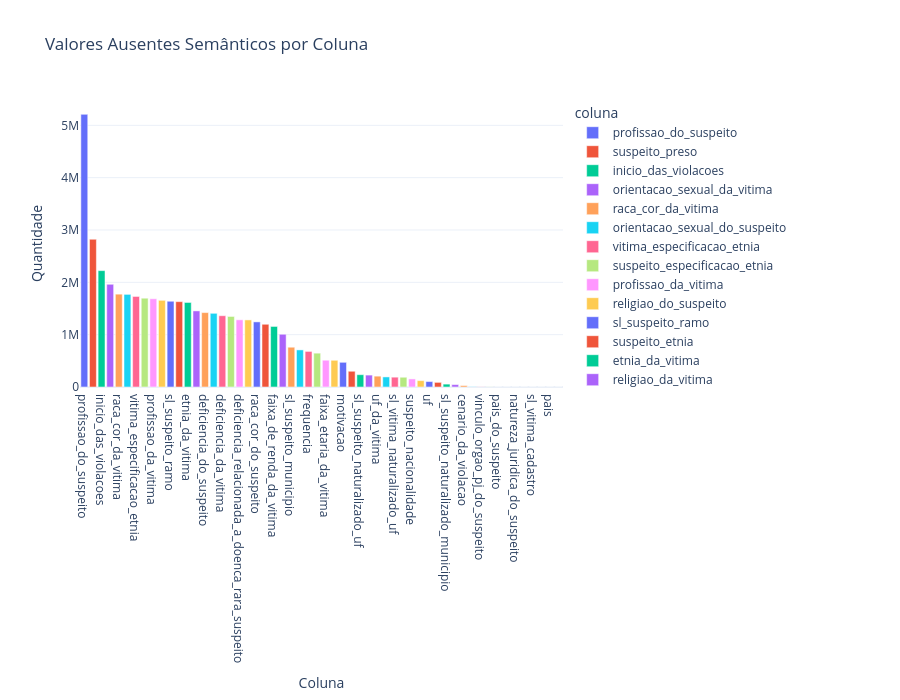

Notebook code cell kept with this figure:
### Code cell
fig = px.bar(
    result_df,
    x="coluna",
    y="missing_semantico",
    title="Valores Ausentes Semânticos por Coluna",
    color="coluna"
    # text="missing_semantico"
)

fig.update_layout(
    xaxis_title="Coluna",
    yaxis_title="Proporção" if normalize else "Quantidade",
    height=700
)

fig.show()

### Figure 1 — Plotly figure (JSON) as saved in the notebook; plotly's stock layout.template omitted (floating-point values rounded to 4 significant figures)
{"data": [{"hovertemplate": "coluna=%{x}<br>missing_semantico=%{y}<extra></extra>", "legendgroup": "profissao_do_suspeito", "marker": {"color": "#636efa", "pattern": {"shape": ""}}, "name": "profissao_do_suspeito", "orientation": "v", "showlegend": true, "textposition": "auto", "type": "bar", "x": ["profissao_do_suspeito"], "xaxis": "x", "y": [5209555], "yaxis": "y"}, {"hovertemplate": "coluna=%{x}<br>missing_semantico=%{y}<extra></extra>", "legendgroup": "suspeito_preso", "marker": {"color": "#EF553B", "pattern": {"shape": ""}}, "name": "suspeito_preso", "orientation": "v", "showlegend": true, "textposition": "auto", "type": "bar", "x": ["suspeito_preso"], "xaxis": "x", "y": [2822752], "yaxis": "y"}, {"hovertemplate": "coluna=%{x}<br>missing_semantico=%{y}<extra></extra>", "legendgroup": "inicio_das_violacoes", "marker": {"color": "#00cc96", "pattern": {"shape": ""}}, "name": "inicio_das_violacoes", "orientation": "v", "showlegend": true, "textposition": "auto", "type": "bar", "x": ["inicio_das_violacoes"], "xaxis": "x", "y": [2223536], "yaxis": "y"}, {"hovertemplate": "coluna=%{x}<br>missing_semantico=%{y}<extra></extra>", "legendgroup": "orientacao_sexual_da_vitima", "marker": {"color": "#ab63fa", "pattern": {"shape": ""}}, "name": "orientacao_sexual_da_vitima", "orientation": "v", "showlegend": true, "textposition": "auto", "type": "bar", "x": ["orientacao_sexual_da_vitima"], "xaxis": "x", "y": [1962615], "yaxis": "y"}, {"hovertemplate": "coluna=%{x}<br>missing_semantico=%{y}<extra></extra>", "legendgroup": "raca_cor_da_vitima", "marker": {"color": "#FFA15A", "pattern": {"shape": ""}}, "name": "raca_cor_da_vitima", "orientation": "v", "showlegend": true, "textposition": "auto", "type": "bar", "x": ["raca_cor_da_vitima"], "xaxis": "x", "y": [1774019], "yaxis": "y"}, {"hovertemplate": "coluna=%{x}<br>missing_semantico=%{y}<extra></extra>", "legendgroup": "orientacao_sexual_do_suspeito", "marker": {"color": "#19d3f3", "pattern": {"shape": ""}}, "name": "orientacao_sexual_do_suspeito", "orientation": "v", "showlegend": true, "textposition": "auto", "type": "bar", "x": ["orientacao_sexual_do_suspeito"], "xaxis": "x", "y": [1769911], "yaxis": "y"}, {"hovertemplate": "coluna=%{x}<br>missing_semantico=%{y}<extra></extra>", "legendgroup": "vitima_especificacao_etnia", "marker": {"color": "#FF6692", "pattern": {"shape": ""}}, "name": "vitima_especificacao_etnia", "orientation": "v", "showlegend": true, "textposition": "auto", "type": "bar", "x": ["vitima_especificacao_etnia"], "xaxis": "x", "y": [1730164], "yaxis": "y"}, {"hovertemplate": "coluna=%{x}<br>missing_semantico=%{y}<extra></extra>", "legendgroup": "suspeito_especificacao_etnia", "marker": {"color": "#B6E880", "pattern": {"shape": ""}}, "name": "suspeito_especificacao_etnia", "orientation": "v", "showlegend": true, "textposition": "auto", "type": "bar", "x": ["suspeito_especificacao_etnia"], "xaxis": "x", "y": [1696756], "yaxis": "y"}, {"hovertemplate": "coluna=%{x}<br>missing_semantico=%{y}<extra></extra>", "legendgroup": "profissao_da_vitima", "marker": {"color": "#FF97FF", "pattern": {"shape": ""}}, "name": "profissao_da_vitima", "orientation": "v", "showlegend": true, "textposition": "auto", "type": "bar", "x": ["profissao_da_vitima"], "xaxis": "x", "y": [1685854], "yaxis": "y"}, {"hovertemplate": "coluna=%{x}<br>missing_semantico=%{y}<extra></extra>", "legendgroup": "religiao_do_suspeito", "marker": {"color": "#FECB52", "pattern": {"shape": ""}}, "name": "religiao_do_suspeito", "orientation": "v", "showlegend": true, "textposition": "auto", "type": "bar", "x": ["religiao_do_suspeito"], "xaxis": "x", "y": [1656148], "yaxis": "y"}, {"hovertemplate": "coluna=%{x}<br>missing_semantico=%{y}<extra></extra>", "legendgroup": "sl_suspeito_ramo", "marker": {"color": "#636efa", "pattern": {"shape": ""}}, "name": "sl_suspeito_ramo", "orientation": "v", "showlegend": true, "textposition": "auto", "type": "bar", "x": ["sl_suspeito_ramo"], "xaxis": "x", "y": [1638438], "yaxis": "y"}, {"hovertemplate": "coluna=%{x}<br>missing_semantico=%{y}<extra></extra>", "legendgroup": "suspeito_etnia", "marker": {"color": "#EF553B", "pattern": {"shape": ""}}, "name": "suspeito_etnia", "orientation": "v", "showlegend": true, "textposition": "auto", "type": "bar", "x": ["suspeito_etnia"], "xaxis": "x", "y": [1630830], "yaxis": "y"}, {"hovertemplate": "coluna=%{x}<br>missing_semantico=%{y}<extra></extra>", "legendgroup": "etnia_da_vitima", "marker": {"color": "#00cc96", "pattern": {"shape": ""}}, "name": "etnia_da_vitima", "orientation": "v", "showlegend": true, "textposition": "auto", "type": "bar", "x": ["etnia_da_vitima"], "xaxis": "x", "y": [1615295], "yaxis": "y"}, {"hovertemplate": "coluna=%{x}<br>missing_semantico=%{y}<extra></extra>", "legendgroup": "religiao_da_vitima", "marker": {"color": "#ab63fa", "pattern": {"shape": ""}}, "name": "religiao_da_vitima", "orientation": "v", "showlegend": true, "textposition": "auto", "type": "bar", "x": ["religiao_da_vitima"], "xaxis": "x", "y": [1454242], "yaxis": "y"}, {"hovertemplate": "coluna=%{x}<br>missing_semantico=%{y}<extra></extra>", "legendgroup": "deficiencia_do_suspeito", "marker": {"color": "#FFA15A", "pattern": {"shape": ""}}, "name": "deficiencia_do_suspeito", "orientation": "v", "showlegend": true, "textposition": "auto", "type": "bar", "x": ["deficiencia_do_suspeito"], "xaxis": "x", "y": [1421895], "yaxis": "y"}, {"hovertemplate": "coluna=%{x}<br>missing_semantico=%{y}<extra></extra>", "legendgroup": "vitima_preso_a", "marker": {"color": "#19d3f3", "pattern": {"shape": ""}}, "name": "vitima_preso_a", "orientation": "v", "showlegend": true, "textposition": "auto", "type": "bar", "x": ["vitima_preso_a"], "xaxis": "x", "y": [1408080], "yaxis": "y"}, {"hovertemplate": "coluna=%{x}<br>missing_semantico=%{y}<extra></extra>", "legendgroup": "deficiencia_da_vitima", "marker": {"color": "#FF6692", "pattern": {"shape": ""}}, "name": "deficiencia_da_vitima", "orientation": "v", "showlegend": true, "textposition": "auto", "type": "bar", "x": ["deficiencia_da_vitima"], "xaxis": "x", "y": [1362099], "yaxis": "y"}, {"hovertemplate": "coluna=%{x}<br>missing_semantico=%{y}<extra></extra>", "legendgroup": "faixa_de_renda_do_suspeito", "marker": {"color": "#B6E880", "pattern": {"shape": ""}}, "name": "faixa_de_renda_do_suspeito", "orientation": "v", "showlegend": true, "textposition": "auto", "type": "bar", "x": ["faixa_de_renda_do_suspeito"], "xaxis": "x", "y": [1348246], "yaxis": "y"}, {"hovertemplate": "coluna=%{x}<br>missing_semantico=%{y}<extra></extra>", "legendgroup": "deficiencia_relacionada_a_doenca_rara_suspeito", "marker": {"color": "#FF97FF", "pattern": {"shape": ""}}, "name": "deficiencia_relacionada_a_doenca_rara_suspeito", "orientation": "v", "showlegend": true, "textposition": "auto", "type": "bar", "x": ["deficiencia_relacionada_a_doenca_rara_suspeito"], "xaxis": "x", "y": [1284087], "yaxis": "y"}, {"hovertemplate": "coluna=%{x}<br>missing_semantico=%{y}<extra></extra>", "legendgroup": "faixa_etaria_do_suspeito", "marker": {"color": "#FECB52", "pattern": {"shape": ""}}, "name": "faixa_etaria_do_suspeito", "orientation": "v", "showlegend": true, "textposition": "auto", "type": "bar", "x": ["faixa_etaria_do_suspeito"], "xaxis": "x", "y": [1281807], "yaxis": "y"}, {"hovertemplate": "coluna=%{x}<br>missing_semantico=%{y}<extra></extra>", "legendgroup": "raca_cor_do_suspeito", "marker": {"color": "#636efa", "pattern": {"shape": ""}}, "name": "raca_cor_do_suspeito", "orientation": "v", "showlegend": true, "textposition": "auto", "type": "bar", "x": ["raca_cor_do_suspeito"], "xaxis": "x", "y": [1244348], "yaxis": "y"}, {"hovertemplate": "coluna=%{x}<br>missing_semantico=%{y}<extra></extra>", "legendgroup": "grau_de_instrucao_do_suspeito", "marker": {"color": "#EF553B", "pattern": {"shape": ""}}, "name": "grau_de_instrucao_do_suspeito", "orientation": "v", "showlegend": true, "textposition": "auto", "type": "bar", "x": ["grau_de_instrucao_do_suspeito"], "xaxis": "x", "y": [1198534], "yaxis": "y"}, {"hovertemplate": "coluna=%{x}<br>missing_semantico=%{y}<extra></extra>", "legendgroup": "faixa_de_renda_da_vitima", "marker": {"color": "#00cc96", "pattern": {"shape": ""}}, "name": "faixa_de_renda_da_vitima", "orientation": "v", "showlegend": true, "textposition": "auto", "type": "bar", "x": ["faixa_de_renda_da_vitima"], "xaxis": "x", "y": [1156951], "yaxis": "y"}, {"hovertemplate": "coluna=%{x}<br>missing_semantico=%{y}<extra></extra>", "legendgroup": "grau_de_instrucao_da_vitima", "marker": {"color": "#ab63fa", "pattern": {"shape": ""}}, "name": "grau_de_instrucao_da_vitima", "orientation": "v", "showlegend": true, "textposition": "auto", "type": "bar", "x": ["grau_de_instrucao_da_vitima"], "xaxis": "x", "y": [1007703], "yaxis": "y"}, {"hovertemplate": "coluna=%{x}<br>missing_semantico=%{y}<extra></extra>", "legendgroup": "sl_suspeito_municipio", "marker": {"color": "#FFA15A", "pattern": {"shape": ""}}, "name": "sl_suspeito_municipio", "orientation": "v", "showlegend": true, "textposition": "auto", "type": "bar", "x": ["sl_suspeito_municipio"], "xaxis": "x", "y": [760138], "yaxis": "y"}, {"hovertemplate": "coluna=%{x}<br>missing_semantico=%{y}<extra></extra>", "legendgroup": "uf_do_suspeito", "marker": {"color": "#19d3f3", "pattern": {"shape": ""}}, "name": "uf_do_suspeito", "orientation": "v", "showlegend": true, "textposition": "auto", "type": "bar", "x": ["uf_do_suspeito"], "xaxis": "x", "y": [708845], "yaxis": "y"}, {"hovertemplate": "coluna=%{x}<br>missing_semantico=%{y}<extra></extra>", "legendgroup": "frequencia", "marker": {"color": "#FF6692", "pattern": {"shape": ""}}, "name": "frequencia", "orientation": "v", "showlegend": true, "textposition": "auto", "type": "bar", "x": ["frequencia"], "xaxis": "x", "y": [679888], "yaxis": "y"}, {"hovertemplate": "coluna=%{x}<br>missing_semantico=%{y}<extra></extra>", "legendgroup": "genero_do_suspeito", "marker": {"color": "#B6E880", "pattern": {"shape": ""}}, "name": "genero_do_suspeito", "orientation": "v", "showlegend": true, "textposition": "auto", "type": "bar", "x": ["genero_do_suspeito"], "xaxis": "x", "y": [646495], "yaxis": "y"}, {"hovertemplate": "coluna=%{x}<br>missing_semantico=%{y}<extra></extra>", "legendgroup": "faixa_etaria_da_vitima", "marker": {"color": "#FF97FF", "pattern": {"shape": ""}}, "name": "faixa_etaria_da_vitima", "orientation": "v", "showlegend": true, "textposition": "auto", "type": "bar", "x": ["faixa_etaria_da_vitima"], "xaxis": "x", "y": [511915], "yaxis": "y"}, {"hovertemplate": "coluna=%{x}<br>missing_semantico=%{y}<extra></extra>", "legendgroup": "genero_da_vitima", "marker": {"color": "#FECB52", "pattern": {"shape": ""}}, "name": "genero_da_vitima", "orientation": "v", "showlegend": true, "textposition": "auto", "type": "bar", "x": ["genero_da_vitima"], "xaxis": "x", "y": [510605], "yaxis": "y"}, {"hovertemplate": "coluna=%{x}<br>missing_semantico=%{y}<extra></extra>", "legendgroup": "motivacao", "marker": {"color": "#636efa", "pattern": {"shape": ""}}, "name": "motivacao", "orientation": "v", "showlegend": true, "textposition": "auto", "type": "bar", "x": ["motivacao"], "xaxis": "x", "y": [471785], "yaxis": "y"}, {"hovertemplate": "coluna=%{x}<br>missing_semantico=%{y}<extra></extra>", "legendgroup": "doenca_rara_do_suspeito", "marker": {"color": "#EF553B", "pattern": {"shape": ""}}, "name": "doenca_rara_do_suspeito", "orientation": "v", "showlegend": true, "textposition": "auto", "type": "bar", "x": ["doenca_rara_do_suspeito"], "xaxis": "x", "y": [300659], "yaxis": "y"}, {"hovertemplate": "coluna=%{x}<br>missing_semantico=%{y}<extra></extra>", "legendgroup": "sl_suspeito_naturalizado_uf", "marker": {"color": "#00cc96", "pattern": {"shape": ""}}, "name": "sl_suspeito_naturalizado_uf", "orientation": "v", "showlegend": true, "textposition": "auto", "type": "bar", "x": ["sl_suspeito_naturalizado_uf"], "xaxis": "x", "y": [235190], "yaxis": "y"}, {"hovertemplate": "coluna=%{x}<br>missing_semantico=%{y}<extra></extra>", "legendgroup": "municipio_da_vitima", "marker": {"color": "#ab63fa", "pattern": {"shape": ""}}, "name": "municipio_da_vitima", "orientation": "v", "showlegend": true, "textposition": "auto", "type": "bar", "x": ["municipio_da_vitima"], "xaxis": "x", "y": [227661], "yaxis": "y"}, {"hovertemplate": "coluna=%{x}<br>missing_semantico=%{y}<extra></extra>", "legendgroup": "uf_da_vitima", "marker": {"color": "#FFA15A", "pattern": {"shape": ""}}, "name": "uf_da_vitima", "orientation": "v", "showlegend": true, "textposition": "auto", "type": "bar", "x": ["uf_da_vitima"], "xaxis": "x", "y": [207381], "yaxis": "y"}, {"hovertemplate": "coluna=%{x}<br>missing_semantico=%{y}<extra></extra>", "legendgroup": "relacao_vitima_suspeito", "marker": {"color": "#19d3f3", "pattern": {"shape": ""}}, "name": "relacao_vitima_suspeito", "orientation": "v", "showlegend": true, "textposition": "auto", "type": "bar", "x": ["relacao_vitima_suspeito"], "xaxis": "x", "y": [192560], "yaxis": "y"}, {"hovertemplate": "coluna=%{x}<br>missing_semantico=%{y}<extra></extra>", "legendgroup": "sl_vitima_naturalizado_uf", "marker": {"color": "#FF6692", "pattern": {"shape": ""}}, "name": "sl_vitima_naturalizado_uf", "orientation": "v", "showlegend": true, "textposition": "auto", "type": "bar", "x": ["sl_vitima_naturalizado_uf"], "xaxis": "x", "y": [187849], "yaxis": "y"}, {"hovertemplate": "coluna=%{x}<br>missing_semantico=%{y}<extra></extra>", "legendgroup": "doenca_rara_da_vitima", "marker": {"color": "#B6E880", "pattern": {"shape": ""}}, "name": "doenca_rara_da_vitima", "orientation": "v", "showlegend": true, "textposition": "auto", "type": "bar", "x": ["doenca_rara_da_vitima"], "xaxis": "x", "y": [186410], "yaxis": "y"}, {"hovertemplate": "coluna=%{x}<br>missing_semantico=%{y}<extra></extra>", "legendgroup": "suspeito_nacionalidade", "marker": {"color": "#FF97FF", "pattern": {"shape": ""}}, "name": "suspeito_nacionalidade", "orientation": "v", "showlegend": true, "textposition": "auto", "type": "bar", "x": ["suspeito_nacionalidade"], "xaxis": "x", "y": [154435], "yaxis": "y"}, {"hovertemplate": "coluna=%{x}<br>missing_semantico=%{y}<extra></extra>", "legendgroup": "municipio", "marker": {"color": "#FECB52", "pattern": {"shape": ""}}, "name": "municipio", "orientation": "v", "showlegend": true, "textposition": "auto", "type": "bar", "x": ["municipio"], "xaxis": "x", "y": [121443], "yaxis": "y"}, {"hovertemplate": "coluna=%{x}<br>missing_semantico=%{y}<extra></extra>", "legendgroup": "uf", "marker": {"color": "#636efa", "pattern": {"shape": ""}}, "name": "uf", "orientation": "v", "showlegend": true, "textposition": "auto", "type": "bar", "x": ["uf"], "xaxis": "x", "y": [104064], "yaxis": "y"}, {"hovertemplate": "coluna=%{x}<br>missing_semantico=%{y}<extra></extra>", "legendgroup": "nacionalidade_da_vitima", "marker": {"color": "#EF553B", "pattern": {"shape": ""}}, "name": "nacionalidade_da_vitima", "orientation": "v", "showlegend": true, "textposition": "auto", "type": "bar", "x": ["nacionalidade_da_vitima"], "xaxis": "x", "y": [88427], "yaxis": "y"}, {"hovertemplate": "coluna=%{x}<br>missing_semantico=%{y}<extra></extra>", "legendgroup": "sl_suspeito_naturalizado_municipio", "marker": {"color": "#00cc96", "pattern": {"shape": ""}}, "name": "sl_suspeito_naturalizado_municipio", "orientation": "v", "showlegend": true, "textposition": "auto", "type": "bar", "x": ["sl_suspeito_naturalizado_municipio"], "xaxis": "x", "y": [55059], "yaxis": "y"}, {"hovertemplate": "coluna=%{x}<br>missing_semantico=%{y}<extra></extra>", "legendgroup": "sl_vitima_naturalizado_municipio", "marker": {"color": "#ab63fa", "pattern": {"shape": ""}}, "name": "sl_vitima_naturalizado_municipio", "orientation": "v", "showlegend": true, "textposition": "auto", "type": "bar", "x": ["sl_vitima_naturalizado_municipio"], "xaxis": "x", "y": [46106], "yaxis": "y"}, {"hovertemplate": "coluna=%{x}<br>missing_semantico=%{y}<extra></extra>", "legendgroup": "cenario_da_violacao", "marker": {"color": "#FFA15A", "pattern": {"shape": ""}}, "name": "cenario_da_violacao", "orientation": "v", "showlegend": true, "textposition": "auto", "type": "bar", "x": ["cenario_da_violacao"], "xaxis": "x", "y": [27203], "yaxis": "y"}, {"hovertemplate": "coluna=%{x}<br>missing_semantico=%{y}<extra></extra>", "legendgroup": "deficiencia_relacionada_a_doenca_rara", "marker": {"color": "#19d3f3", "pattern": {"shape": ""}}, "name": "deficiencia_relacionada_a_doenca_rara", "orientation": "v", "showlegend": true, "textposition": "auto", "type": "bar", "x": ["deficiencia_relacionada_a_doenca_rara"], "xaxis": "x", "y": [3871], "yaxis": "y"}, {"hovertemplate": "coluna=%{x}<br>missing_semantico=%{y}<extra></extra>", "legendgroup": "vinculo_orgao_pj_do_suspeito", "marker": {"color": "#FF6692", "pattern": {"shape": ""}}, "name": "vinculo_orgao_pj_do_suspeito", "orientation": "v", "showlegend": true, "textposition": "auto", "type": "bar", "x": ["vinculo_orgao_pj_do_suspeito"], "xaxis": "x", "y": [2713], "yaxis": "y"}, {"hovertemplate": "coluna=%{x}<br>missing_semantico=%{y}<extra></extra>", "legendgroup": "denuncia_emergencial", "marker": {"color": "#B6E880", "pattern": {"shape": ""}}, "name": "denuncia_emergencial", "orientation": "v", "showlegend": true, "textposition": "auto", "type": "bar", "x": ["denuncia_emergencial"], "xaxis": "x", "y": [2481], "yaxis": "y"}, {"hovertemplate": "coluna=%{x}<br>missing_semantico=%{y}<extra></extra>", "legendgroup": "pais_do_suspeito", "marker": {"color": "#FF97FF", "pattern": {"shape": ""}}, "name": "pais_do_suspeito", "orientation": "v", "showlegend": true, "textposition": "auto", "type": "bar", "x": ["pais_do_suspeito"], "xaxis": "x", "y": [325], "yaxis": "y"}, {"hovertemplate": "coluna=%{x}<br>missing_semantico=%{y}<extra></extra>", "legendgroup": "pais_da_vitima", "marker": {"color": "#FECB52", "pattern": {"shape": ""}}, "name": "pais_da_vitima", "orientation": "v", "showlegend": true, "textposition": "auto", "type": "bar", "x": ["pais_da_vitima"], "xaxis": "x", "y": [127], "yaxis": "y"}, {"hovertemplate": "coluna=%{x}<br>missing_semantico=%{y}<extra></extra>", "legendgroup": "natureza_juridica_do_suspeito", "marker": {"color": "#636efa", "pattern": {"shape": ""}}, "name": "natureza_juridica_do_suspeito", "orientation": "v", "showlegend": true, "textposition": "auto", "type": "bar", "x": ["natureza_juridica_do_suspeito"], "xaxis": "x", "y": [24], "yaxis": "y"}, {"hovertemplate": "coluna=%{x}<br>missing_semantico=%{y}<extra></extra>", "legendgroup": "grupo_vulneravel", "marker": {"color": "#EF553B", "pattern": {"shape": ""}}, "name": "grupo_vulneravel", "orientation": "v", "showlegend": true, "textposition": "auto", "type": "bar", "x": ["grupo_vulneravel"], "xaxis": "x", "y": [1], "yaxis": "y"}, {"hovertemplate": "coluna=%{x}<br>missing_semantico=%{y}<extra></extra>", "legendgroup": "sl_vitima_cadastro", "marker": {"color": "#00cc96", "pattern": {"shape": ""}}, "name": "sl_vitima_cadastro", "orientation": "v", "showlegend": true, "textposition": "auto", "type": "bar", "x": ["sl_vitima_cadastro"], "xaxis": "x", "y": [1], "yaxis": "y"}, {"hovertemplate": "coluna=%{x}<br>missing_semantico=%{y}<extra></extra>", "legendgroup": "sl_vitima_naturalidade", "marker": {"color": "#ab63fa", "pattern": {"shape": ""}}, "name": "sl_vitima_naturalidade", "orientation": "v", "showlegend": true, "textposition": "auto", "type": "bar", "x": ["sl_vitima_naturalidade"], "xaxis": "x", "y": [1], "yaxis": "y"}, {"hovertemplate": "coluna=%{x}<br>missing_semantico=%{y}<extra></extra>", "legendgroup": "pais", "marker": {"color": "#FFA15A", "pattern": {"shape": ""}}, "name": "pais", "orientation": "v", "showlegend": true, "textposition": "auto", "type": "bar", "x": ["pais"], "xaxis": "x", "y": [1], "yaxis": "y"}, {"hovertemplate": "coluna=%{x}<br>missing_semantico=%{y}<extra></extra>", "legendgroup": "sl_suspeito_naturalidade", "marker": {"color": "#19d3f3", "pattern": {"shape": ""}}, "name": "sl_suspeito_naturalidade", "orientation": "v", "showlegend": true, "textposition": "auto", "type": "bar", "x": ["sl_suspeito_naturalidade"], "xaxis": "x", "y": [1], "yaxis": "y"}], "layout": {"barmode": "relative", "height": 700, "legend": {"title": {"text": "coluna"}, "tracegroupgap": 0}, "title": {"text": "Valores Ausentes Semânticos por Coluna"}, "xaxis": {"anchor": "y", "categoryarray": ["profissao_do_suspeito", "suspeito_preso", "inicio_das_violacoes", "orientacao_sexual_da_vitima", "raca_cor_da_vitima", "orientacao_sexual_do_suspeito", "vitima_especificacao_etnia", "suspeito_especificacao_etnia", "profissao_da_vitima", "religiao_do_suspeito", "sl_suspeito_ramo", "suspeito_etnia", "etnia_da_vitima", "religiao_da_vitima", "deficiencia_do_suspeito", "vitima_preso_a", "deficiencia_da_vitima", "faixa_de_renda_do_suspeito", "deficiencia_relacionada_a_doenca_rara_suspeito", "faixa_etaria_do_suspeito", "raca_cor_do_suspeito", "grau_de_instrucao_do_suspeito", "faixa_de_renda_da_vitima", "grau_de_instrucao_da_vitima", "sl_suspeito_municipio", "uf_do_suspeito", "frequencia", "genero_do_suspeito", "faixa_etaria_da_vitima", "genero_da_vitima", "motivacao", "doenca_rara_do_suspeito", "sl_suspeito_naturalizado_uf", "municipio_da_vitima", "uf_da_vitima", "relacao_vitima_suspeito", "sl_vitima_naturalizado_uf", "doenca_rara_da_vitima", "suspeito_nacionalidade", "municipio", "uf", "nacionalidade_da_vitima", "sl_suspeito_naturalizado_municipio", "sl_vitima_naturalizado_municipio", "cenario_da_violacao", "deficiencia_relacionada_a_doenca_rara", "vinculo_orgao_pj_do_suspeito", "denuncia_emergencial", "pais_do_suspeito", "pais_da_vitima", "natureza_juridica_do_suspeito", "grupo_vulneravel", "sl_vitima_cadastro", "sl_vitima_naturalidade", "pais", "sl_suspeito_naturalidade"], "categoryorder": "array", "domain": [0, 1], "title": {"text": "Coluna"}}, "yaxis": {"anchor": "x", "domain": [0, 1], "title": {"text": "Quantidade"}}}}
